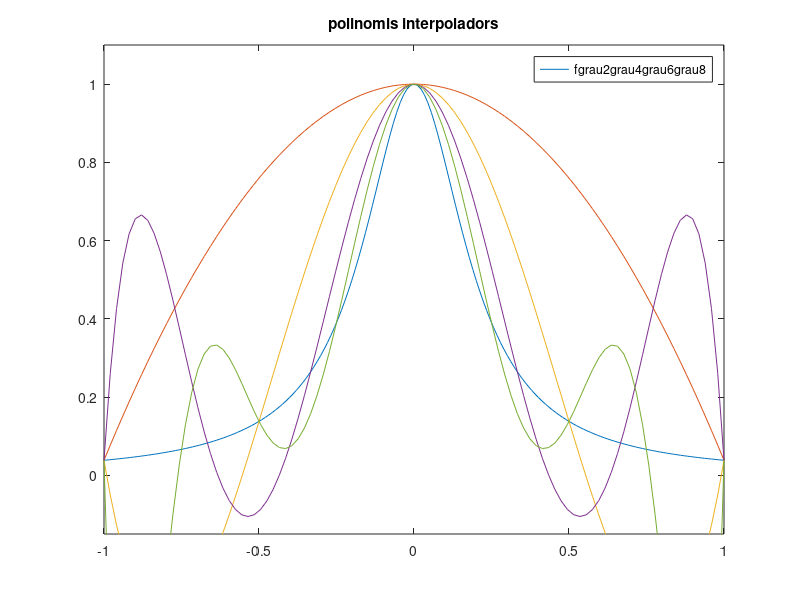
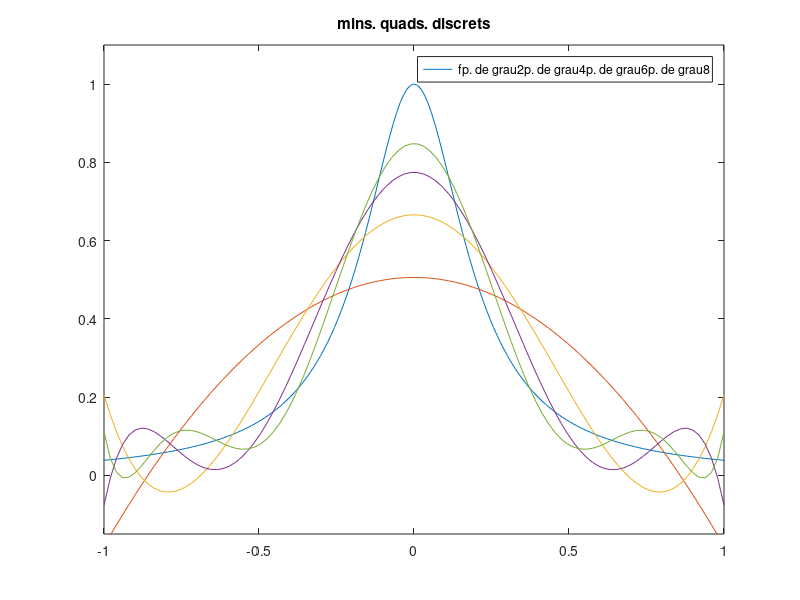
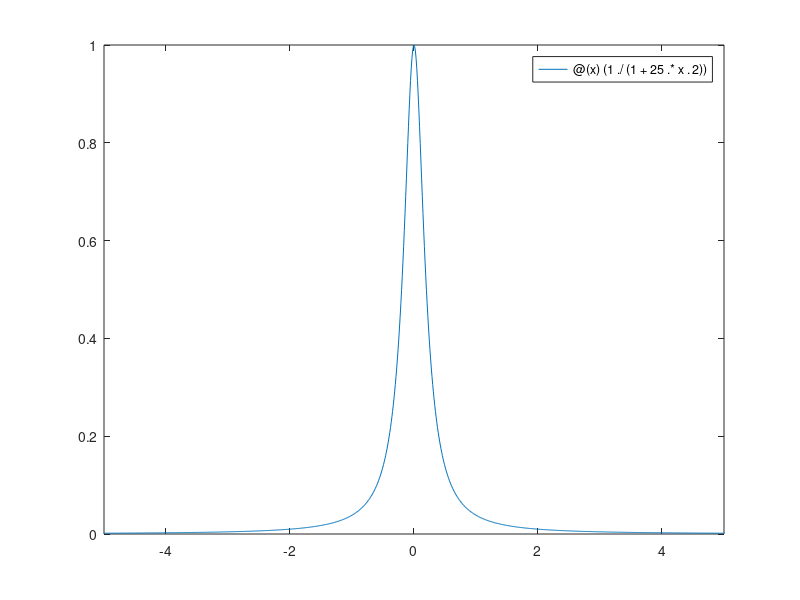

MATLAB code for these plots, in order: (Note: this script raises an error after producing the figures.)
clear; close all; clc;

f = @(x) (1 ./(1+25 .*x .^2));
% f = @(x) cos(2*pi*x).*sin(pi*x);
lin = linspace(-1,1,100);
limits_eixos = [-1,1];
graumax = 8;
pas = graumax/4;

%Interpolació
figure(1)
fplot(f); s = ["f"];
hold on;
title ("polinomis interpoladors")
n = 101;
for n = 2 : pas : graumax
    x = linspace(-1,1,n+1);
    y = f(x); 
    p = polyfit(x,y,n);
    plot(lin,polyval(p,lin));
    s = [s, strcat("grau ", num2str(n))];
end
axis([-1, 1, -0.15, 1.1]);
legend (s);
title ("polinomis interpoladors")
n = 100;

% Minims quadrats discrets
n = 100
x = linspace(-1,1,n + 1);
y = f(x);
res1 = [];
figure(2);
fplot(f); s = ["f"];
hold on;
for m = 2 : pas : graumax
    p = polyfit(x,y,m);
    res1 = [res1, norm(f(x)-polyval(p,x))];
    plot(lin,polyval(p,lin));
    s = [s, strcat("p. de grau ", num2str(m))];
end
res1
axis([-1, 1, -0.15, 1.1])
legend (s);
title ("mins. quads. discrets");


% Minims quadrats continus amb polinomis de Legendre
res2 = [];
figure(3);
fplot(f); s = ["f"];
hold on;
for m = 2 : pas : graumax
    [A,b] = eqnormals_L(m,f);
    coefs = inv(A)*b;
    r = @(x) ( (f([x]) - legenval(coefs,x)).^2 );
    res2 = [res2, integral(r,-1,1)];
    plot(lin,legenval(coefs,lin));
    s = [s, strcat("p.L. de grau ", num2str(m))];
end
res2
axis([-1, 1, -0.15, 1.1]);
legend (s);
title ("mins. quads. Legendre");


% Minims quadrats continus amb polinomis de Tsaebiiehge
res3 = [];
figure(4);
fplot(f); s = ["f"];
hold on;
for m = 2 : pas : graumax
    [A,b] = eqnormals_T(m,f);
    coefs = inv(A)*b;
    r = @(x) ( ( (f([x]) - chebyval(coefs,x)).^2 )./ sqrt(1-x.^2) )  ;
    res3 = [res3, integral(r,-1,1)];
    plot(lin,chebyval(coefs,lin));
    s = [s, strcat("p.L. de grau ", num2str(m))];
end
res3
axis([-1, 1, -0.15, 1.1]);
legend (s);
title ("mins. quads. Txefbosafa");


